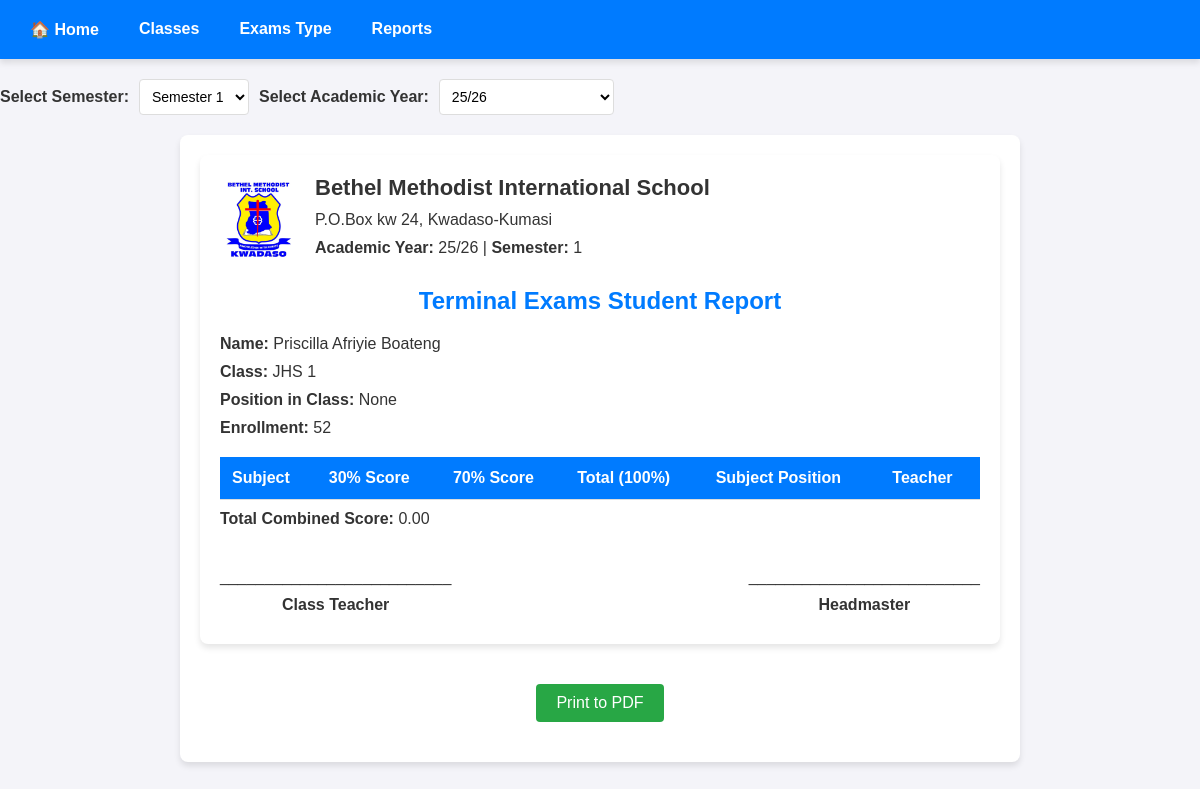
The app's page /students/jhs-1/view-report/terminal-exams/14/ with its own data.
### grades/models.py (models this page shows, shortened)
class Student(models.Model):
    GENDER_CHOICES = [
        ('M', 'Male'),
        ('F', 'Female'),
    ]
    first_name = models.CharField(max_length=50)
    last_name = models.CharField(max_length=50)
    class_name = models.ForeignKey(ClassName, on_delete=models.CASCADE, null=True)
    gender = models.CharField(max_length=1, choices=GENDER_CHOICES)

class ClassName(models.Model):
    name = models.CharField(max_length=50)
    teacher = models.CharField(max_length=50)
    slug = models.SlugField(null=True, editable=False, db_index=True)
    def __str__(self):
        return self.name
    class Meta:
        verbose_name_plural = "Class Names"

### grades/views.py (the view, shortened to what this page needs)
# urls.py: path("students/<slug:slug>/view-report/terminal-exams/<int:id>/", views.view_report, name="view-report"),
def view_report(request, slug, id):
    class_name = get_object_or_404(ClassName, slug=slug)
    student = get_object_or_404(Student, pk=id)
    total_students = Student.objects.filter(class_name=class_name).count()
    available_years = Exams.objects.values_list('academic_year', flat=True).distinct().order_by('-academic_year')
    selected_semester = int(request.GET.get('semester', 1))  # Default to semester 1
    selected_academic_year = request.GET.get('academic_year', "25/26")
    if 'jhs' in slug:
       all_subjects = Subject.objects.filter(class_name__name__icontains='JHS')
    else:
         all_subjects = Subject.objects.filter(class_name__slug=slug)
    exams_data = []
    final_score = 0
    student_position = None
    subject_positions = {}
    context = {
        'student': student,
        'total_combined_score': f"{final_score:.2f}",
        'position': student_position,
        'exams': exams_data,
        'subject_positions': subject_positions,
        'selected_semester': selected_semester,
        'selected_academic_year': selected_academic_year,
        'available_years': available_years,
        'exams_type': 'Terminal Exams',
        'total_students': total_students
    }
    return render(request, "grades/view-report.html", context)

### grades/templatetags/filters.py (called while the page is built)
@register.filter
def ordinal(value):
    try:
        value = int(value)
        if 10 <= value % 100 <= 20:
            suffix = "th"
        else:
            suffix = {1: "st", 2: "nd", 3: "rd"}.get(value % 10, "th")
        return f"{value}{suffix}"
    except (ValueError, TypeError):
        return value  # Return original value if conversion fails

### grades/templates/grades/view-report.html (shortened to what this page needs)
{% extends "grades/base.html" %}
{% load static %}
{% load custom_filters %}
{% load filters %}
{% block css_files %}
<link rel="stylesheet" href="{% static 'grades/css/print-all-reports.css' %}">
{% endblock css_files %}
{% block content %}
<nav class="nav-links">
    <a href="{% url 'index' %}" class="nav-link">🏠 Home</a>
    <a href="{% url 'students' %}" class="nav-link">Classes</a>
    <a href="{% url 'students-exams-type' student.class_name.slug %}" class="nav-link">Exams Type</a>
    <a href="{% url 'add-student' student.class_name.slug %}" class="nav-link">Reports</a>
</nav>
<form method="get" action="{% url 'view-report' slug=student.class_name.slug id=student.id %}" class="filter-form">
    <label for="semester">Select Semester:</label>
    <select name="semester" id="semester" onchange="this.form.submit()">
        <option value="1" {% if selected_semester == 1 %}selected{% endif %}>Semester 1</option>
    </select>
    <label for="academic_year">Select Academic Year:</label>
    <select name="academic_year" id="academic_year" onchange="this.form.submit()">
        {% if available_years %}
        {% for year in available_years %}
        <option value="{{ year }}" {% if selected_academic_year == year %}selected{% endif %}>{{ year }}</option>
    {% endfor %}
        {% else %}
        <option value="{{ selected_academic_year }}" selected>{{ selected_academic_year }}</option>
        {% endif %}
    </select>
</form>
<div class="print-reports-container">
    <div class="report-page">
        <div class="school-header">
            <img src="{% static 'grades/images/school_logo.jpg' %}" alt="School Logo" class="school-logo">
            <div class="school-info">
                <h1>Bethel Methodist International School</h1>
                <p>P.O.Box kw 24, Kwadaso-Kumasi</p>
                <p><strong>Academic Year:</strong> {{ selected_academic_year }} | <strong>Semester:</strong> {{ selected_semester }}</p>
            </div>
        </div>
        <h2>{{exams_type}} Student Report</h2>
        <p><strong>Name:</strong> {{ student.first_name }} {{ student.last_name }}</p>
        <p><strong>Class:</strong> {{ student.class_name }}</p>
        <p><strong>Position in Class:</strong> {{ position|ordinal|default:"None" }}</p>
        <p><strong>Enrollment:</strong> {{total_students}}
    <table>
        <thead>
            <tr>
                <th>Subject</th>
                <th>30% Score</th>
                <th>70% Score</th>
                <th>Total (100%)</th>
                <th>Subject Position</th>
                <th>Teacher</th>
            </tr>
        </thead>
    </table>
    <p><strong>Total Combined Score:</strong> {{ total_combined_score|default:"0.00" }}</p>
    <div class="signature-section">
        <div class="signature">
            <p>__________________________</p>
            <p><strong>Class Teacher</strong></p>
        </div>
        <div class="signature">
            <p>__________________________</p>
            <p><strong>Headmaster</strong></p>
        </div>
    </div>
</div>
<button onclick="window.print()" class="print-btn">Print to PDF</button>
</div>
{% endblock content %}

### grades/static/grades/css/print-all-reports.css (style rules this page uses)
body { font-family: Arial, sans-serif; margin: 0; padding: 0; background-color: #f4f4f9; color: #333; }
.nav-links { display: flex; justify-content: flex-start; background-color: #007bff; padding: 10px 20px; box-shadow: 0 4px 6px rgba(0, 0, 0, 0.1); margin-bottom: 20px; }
.nav-link { color: #fff; text-decoration: none; font-size: 16px; font-weight: bold; margin-right: 20px; padding: 10px; border-radius: 4px; transition: background-color 0.3s ease; }
form { margin-bottom: 20px; display: flex; gap: 10px; align-items: center; flex-wrap: wrap; }
label { font-weight: bold; font-size: 16px; color: #333; }
select { padding: 8px; border: 1px solid #ddd; border-radius: 4px; font-size: 14px; background-color: #fff; transition: border-color 0.3s ease; }
.print-reports-container { max-width: 800px; margin: 0 auto; padding: 20px; background-color: #fff; border-radius: 8px; box-shadow: 0 4px 6px rgba(0, 0, 0, 0.1); }
.report-page { margin-bottom: 40px; padding: 20px; background-color: #fff; border-radius: 8px; box-shadow: 0 4px 6px rgba(0, 0, 0, 0.1); }
.report-page h2 { margin-top: 0; font-size: 24px; color: #007bff; text-align: center; }
.report-page p { margin: 10px 0; font-size: 16px; }
table { width: 100%; border-collapse: collapse; margin-top: 20px; }
th, td { padding: 12px; text-align: left; border-bottom: 1px solid #ddd; }
th { background-color: #007bff; color: #fff; font-weight: bold; }
.print-btn { display: block; margin: 20px auto; background-color: #28a745; color: #fff; border: none; padding: 10px 20px; font-size: 16px; border-radius: 4px; cursor: pointer; transition: background-color 0.3s ease; }
.school-header { display: flex; align-items: center; margin-bottom: 20px; }
.school-logo { height: 80px; margin-right: 15px; }
.school-info h1 { margin: 0; font-size: 22px; color: #333; }
.signature-section { display: flex; justify-content: space-between; margin-top: 30px; }
.signature { text-align: center; }

### records on screen
Student: first_name "Priscilla", last_name "Afriyie Boateng", class_name "JHS 1"

### other values on screen
{{ selected_academic_year }} "25/26"
{{ selected_semester }} "1"
{{ exams_type }} "Terminal Exams"
{{ position|ordinal|default:"None" }} "None"
{{ total_students }} "52"
{{ total_combined_score|default:"0.00" }} "0.00"
form field academic_year "25/26"
